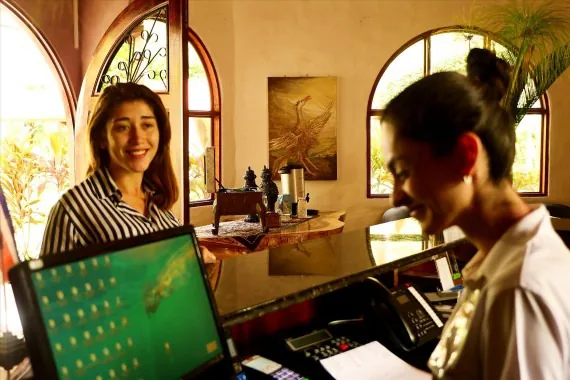
#> input picture dist/images/facilities/recepcion.webp, 570 x 380 px; its folder holds only this picture in this run
$ python sheet.py
#> lines starting #> are read from the running program, lines starting #| are printed output that depends on the picture
import os, sys
from PIL import Image, ImageDraw

root = r"C:\Users\USUARIO\Desktop\Rio Perlas\public\images"
out = r"C:\Users\USUARIO\Desktop\Rio Perlas\.research\sheet.jpg"
files = []
for dp, dn, fn in os.walk(root):
    for f in fn:
        if f.endswith(".webp") or f.endswith(".jpg") or f.endswith(".png"):
            if "-640" in f or "-960" in f or "-1280" in f or "-1920" in f: continue
            files.append(os.path.join(dp, f))
#> pass 2 of the loop `for dp, dn, fn in os.walk(root):`:
#> pass 3 of the loop `for dp, dn, fn in os.walk(root):`:
files.sort()
cols, cell, label_h = 6, 320, 26
rows = (len(files) + cols - 1)//cols
sheet = Image.new("RGB", (cols*cell, rows*(cell+label_h)), (25,25,25))
#> sheet: PIL image 1920x346 RGB; every value is 25
d = ImageDraw.Draw(sheet)
for i, f in enumerate(files):
    try:
        im = Image.open(f).convert("RGB")
#> im is the input picture: PIL image 570x380 RGB; mean R, G, B 136.1, 111, 67.9
    except Exception as e:
        continue
    im.thumbnail((cell-8, cell-8))
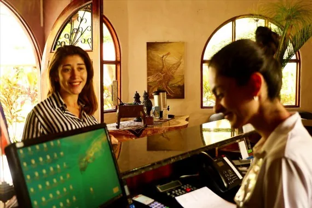
#> im: PIL image 312x208 RGB; mean R, G, B 136.1, 111, 67.9
    x = (i % cols)*cell + 4
    y = (i // cols)*(cell+label_h) + 4
    sheet.paste(im, (x, y))
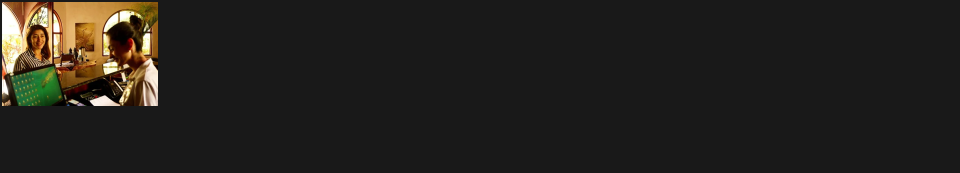
#> sheet: PIL image 1920x346 RGB (shown at 1/2 size); mean R, G, B 35.9, 33.4, 29.2
    name = os.path.relpath(f, root).replace("\\", "/")
    d.text((x, y+cell-2), name[:52], fill=(255,220,150))
#> pass 2 of the loop `for i, f in enumerate(files):`:
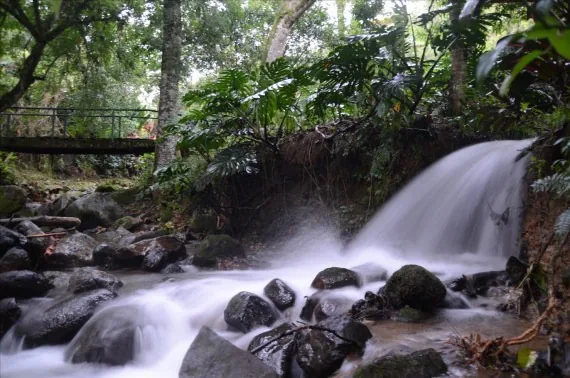
#> input picture dist/images/gallery/gal-04.webp, 570 x 378 px
#> im is the input picture: PIL image 570x378 RGB; mean R, G, B 86.5, 87.4, 84.7
#> `im.thumbnail((cell-8, cell-8))`:
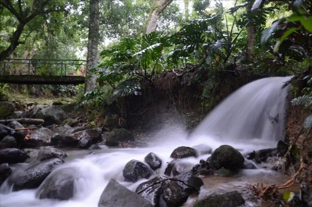
#> im: PIL image 312x207 RGB; mean R, G, B 86.5, 87.4, 84.7
#> `sheet.paste(im, (x, y))`:
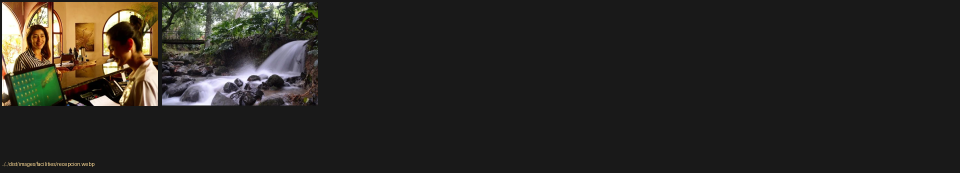
#> sheet: PIL image 1920x346 RGB (shown at 1/2 size); mean R, G, B 42, 39.6, 35.1
#> pass 3 of the loop `for i, f in enumerate(files):`:
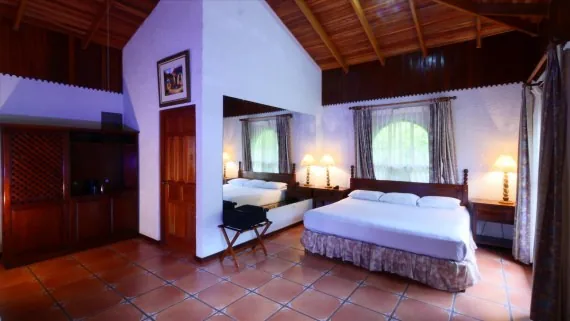
#> input picture dist/images/gallery/gal-13.webp, 570 x 321 px
#> im is the input picture: PIL image 570x321 RGB; mean R, G, B 109.3, 85.9, 98.8
#> `im.thumbnail((cell-8, cell-8))`:
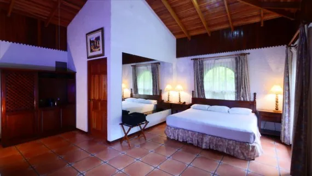
#> im: PIL image 312x176 RGB; mean R, G, B 109.3, 85.9, 98.8
#> `sheet.paste(im, (x, y))`:
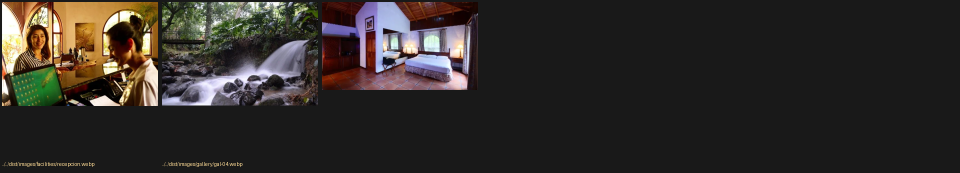
#> sheet: PIL image 1920x346 RGB (shown at 1/2 size); mean R, G, B 49.1, 44.7, 41.2
sheet.save(out, quality=82)
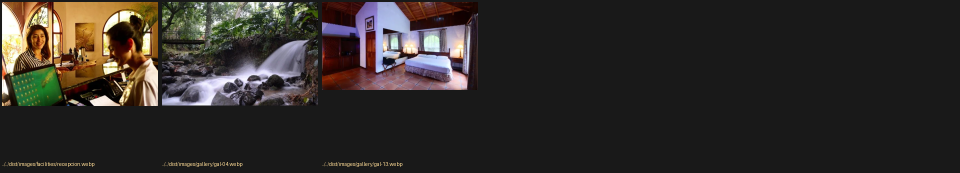
#> saved as sheet.jpg: PIL image 1920x346 RGB (shown at 1/2 size); mean R, G, B 49.2, 44.8, 41.3
print(out, sheet.size, len(files))
#| C:\Users\USUARIO\Desktop\Rio Perlas\.research\sheet.jpg (1920, 346) 3
